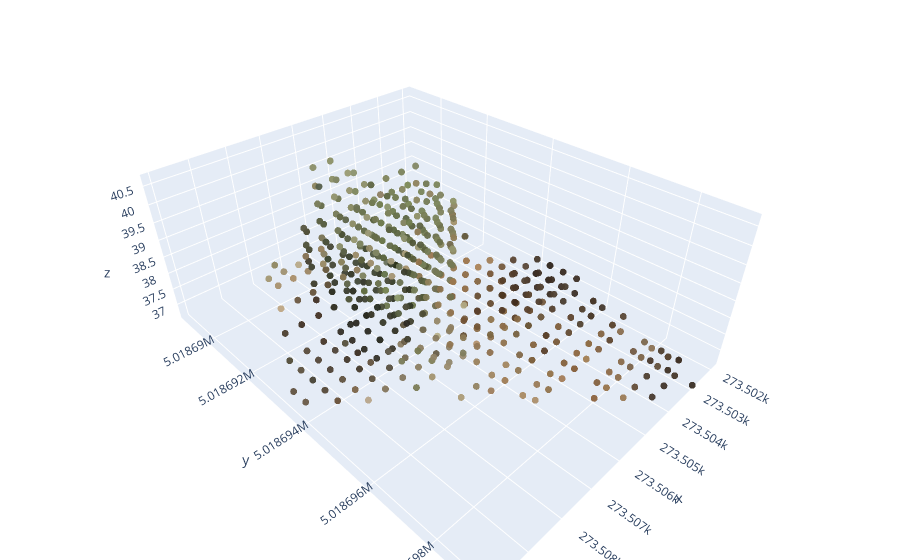

The notebook cell this image was saved under:
### Markdown cell above
Voxelgrid with full PCD

### Code cell
show_voxelgrid_plotly(voxel_grid, marker_size=4)
print(len(voxel_grid.get_voxels()))

### Figure 1 — Plotly figure (JSON) as saved in the notebook; plotly's stock layout.template omitted (floating-point values rounded to 4 significant figures; data arrays with more than 128 entries replaced by an {"elided": "..."} marker saying what was removed)
{"data": [{"marker": {"color": {"elided": "604 str values"}, "opacity": 0.95, "size": 4}, "mode": "markers", "type": "scatter3d", "x": {"elided": "604 float values"}, "y": {"elided": "604 float values"}, "z": {"elided": "604 float values"}}], "layout": {"margin": {"b": 0, "l": 0, "r": 0, "t": 0}, "scene": {"aspectmode": "data"}}}
